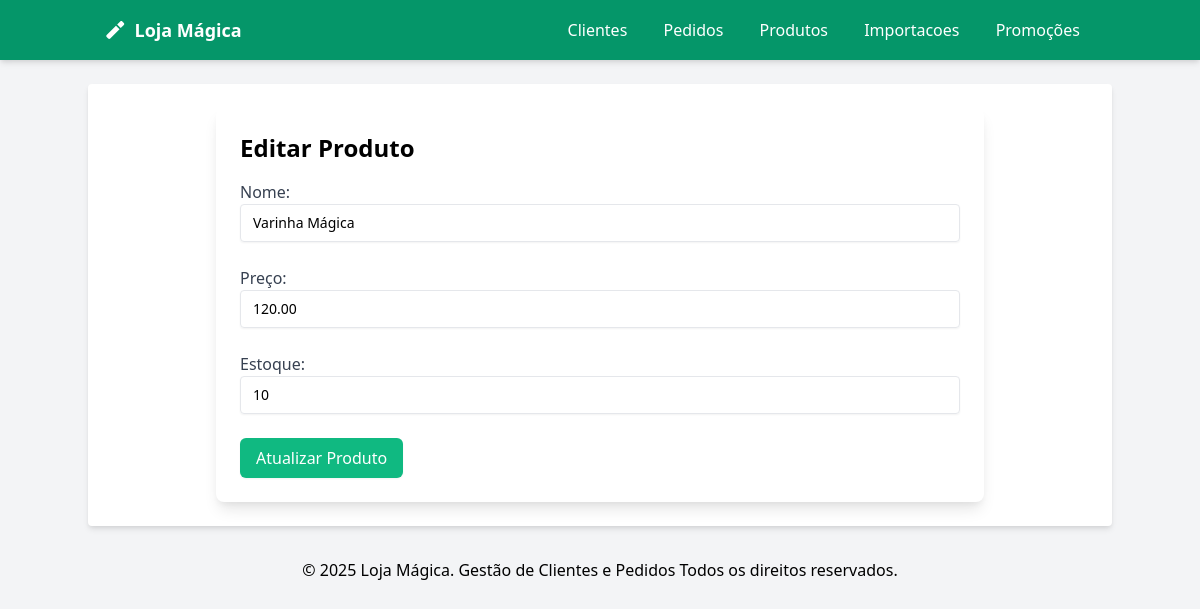
The app's page /produtos/edit/1 with its own data.
### tables this page shows
create table produtos
(
    id        int auto_increment
        primary key,
    nome      varchar(255)                          not null,
    descricao text                                  null,
    preco     decimal(10, 2)                        not null,
    estoque   int                                   not null,
    criado_em timestamp default current_timestamp() not null
);

### src/Core/Request.php (called while the page is built, shortened)
<?php
class Request
{
    private $method;
    public function __construct()
    {
        $this->method = $_SERVER['REQUEST_METHOD'];
    }
    public function getUri()
    {
        $uri = parse_url($_SERVER['REQUEST_URI'], PHP_URL_PATH);
        return trim($uri, '/');
    }
    public function getMethod()
    {
        return $this->method;
    }
}

### src/Utils/View.php (called while the page is built, shortened)
<?php
function view($page, $params = [])
{
    return include __DIR__ . '/../Views/' . $page . '.php';
}

### src/Controllers/ProdutoController.php (called while the page is built, shortened)
<?php
class ProdutoController
{
    public function edit($id): void
    {
        $produto = Produto::find($id);
        view('/produtos/edit', [
            'produto' => $produto
        ]);
    }
}

### public/index.php (called while the page is built, shortened)
<?php
require '../src/Views/layouts/app.php';
?>

### src/Models/Model.php (called while the page is built, shortened)
<?php
abstract class Model
{
    public static function find($id)
    {
        $con = Connection::getConn();
        $sql = "SELECT * FROM " . (new static)->table . " WHERE id = :id";
        $sql = $con->prepare($sql);
        $sql->bindValue(':id', $id, PDO::PARAM_INT);
        $sql->execute();
        $resultado = $sql->fetchObject(get_class(new static));
        return $resultado;
    }
}

### src/Views/produtos/edit.php (the view, shortened to what this page needs)
<div class="max-w-3xl mx-auto bg-white p-6 rounded-lg shadow-lg">
    <h1 class="text-2xl font-bold mb-4">Editar Produto</h1>
    <form action="/produtos/update" method="POST">
        <div class="mb-6">
            <label for="nome" class="block text-gray-700">Nome:</label>
            <input type="text" name="nome" id="nome" class="w-full bg-transparent placeholder:text-slate-400 text-slate-700 text-sm border border-slate-200 rounded pl-3 pr-8 py-2 transition duration-300 ease focus:outline-none focus:border-slate-400 hover:border-slate-400 shadow-sm focus:shadow-md appearance-none cursor-pointer" value="<?= $produto->nome ?>" required>
        </div>
        <div class="mb-6">
            <label for="preco" class="block text-gray-700">Preço:</label>
            <input type="text" name="preco" id="preco" class="w-full bg-transparent placeholder:text-slate-400 text-slate-700 text-sm border border-slate-200 rounded pl-3 pr-8 py-2 transition duration-300 ease focus:outline-none focus:border-slate-400 hover:border-slate-400 shadow-sm focus:shadow-md appearance-none cursor-pointer" value="<?= $produto->preco ?>" required>
        </div>
        <div class="mb-6">
            <label for="preco" class="block text-gray-700">Estoque:</label>
            <input type="text" name="estoque" id="estoque" class="w-full bg-transparent placeholder:text-slate-400 text-slate-700 text-sm border border-slate-200 rounded pl-3 pr-8 py-2 transition duration-300 ease focus:outline-none focus:border-slate-400 hover:border-slate-400 shadow-sm focus:shadow-md appearance-none cursor-pointer" value="<?= $produto->estoque ?>" required>
        </div>
        <div class="flex justify-between items-center mt-4">
            <button type="submit" class="button bg-green-500 text-white py-2 px-4 rounded-md shadow-sm hover:bg-green-700">Atualizar Produto</button>
        </div>
    </form>
</div>
</body>
</html>

### src/Core/Router.php (shortened to what this page needs)
<?php
class Router
{
    protected $routes = [];
    public function addRoute($method, $uri, $action, $name = null)
    {
        $this->routes[] = [
            'method' => $method,
            'uri' => $uri,
            'action' => $action,
            'name' => $name,
        ];
    }
    public function dispatch(Request $request)
    {
        $uri = $request->getUri();
        $method = $request->getMethod();
        foreach ($this->routes as $route) {
            if ($route['method'] === $method) {
                $pattern = preg_replace('/\{([^\/]+)\}/', '(?P<\1>[^\/]+)', $route['uri']);
                $pattern = "@^" . $pattern . "$@D";
                if (preg_match($pattern, $uri, $matches)) {
                    $action = $route['action'][1];
                    $params = array_filter($matches, 'is_string', ARRAY_FILTER_USE_KEY);
                    call_user_func_array([new $controller, $action], array_values($params));
                    return;
                }
            }
        }
    }
}

### records on screen
produtos: nome "Varinha Mágica", preco "120.00", estoque "10"
